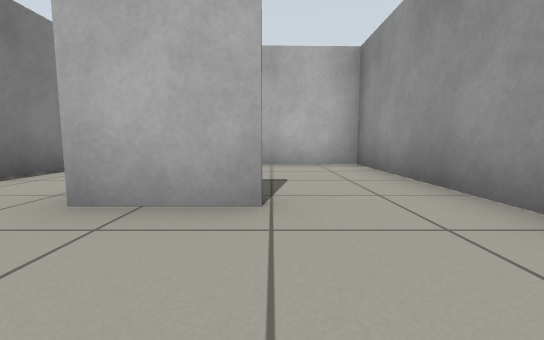
view 1 (above)

19 first-person views from a walk through a Gazebo world. The camera is 0.5 m above the floor, tilts 6° down and sees 90° across. The floor is counted in squares, 1 m on a side. Each view is taken from the middle of a square. On the plan, view 1 faces up. The plan holds only what a view shows up to about 9 squares ahead; the rest is blank.

view 2
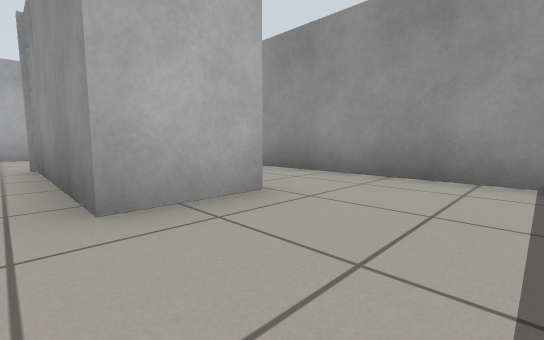

view 3
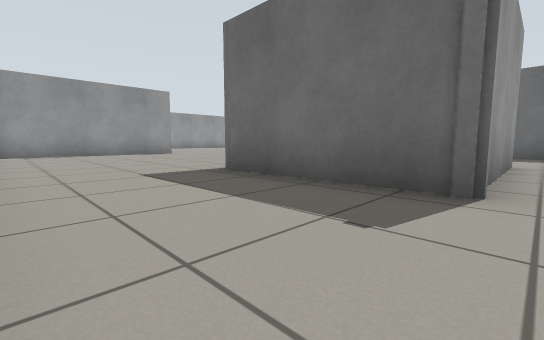

view 4
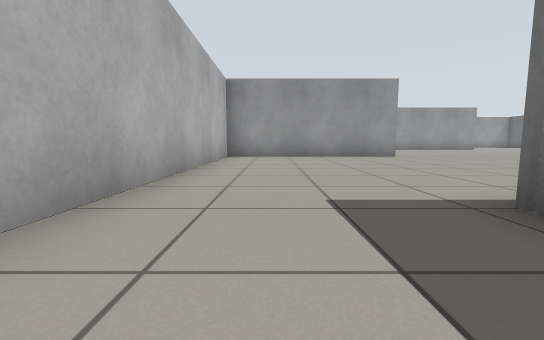

view 5
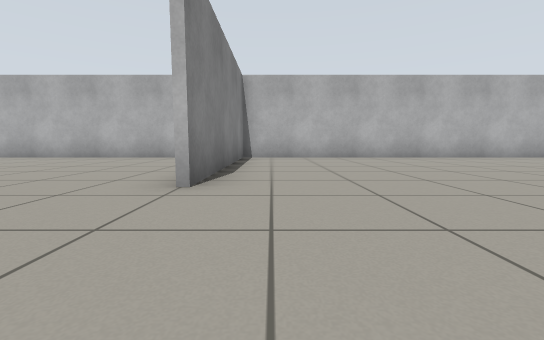

view 6
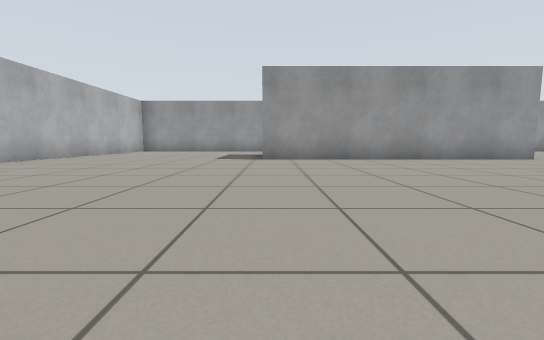

view 7
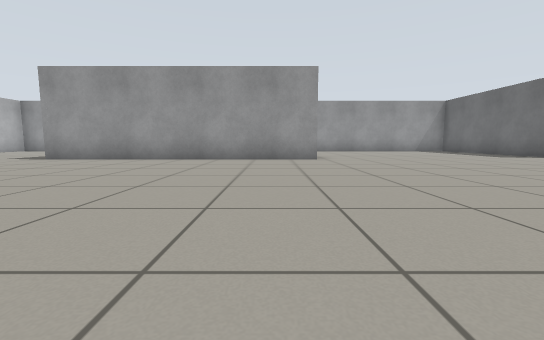

view 8
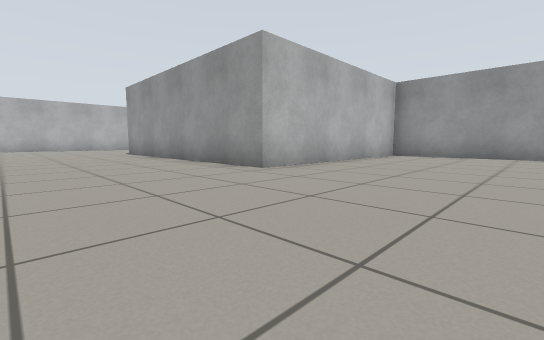

view 9
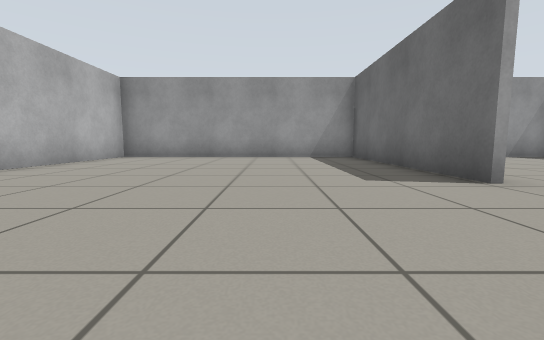

view 10
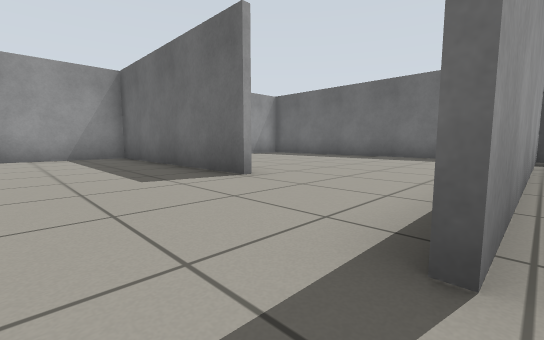

view 11
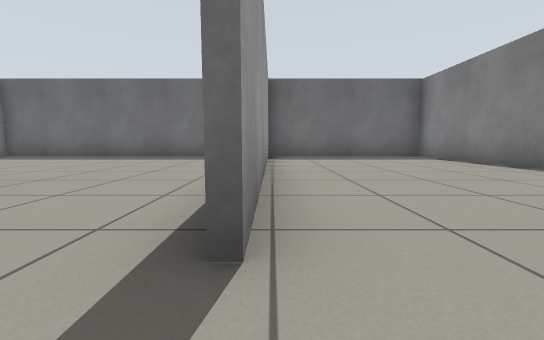

view 12
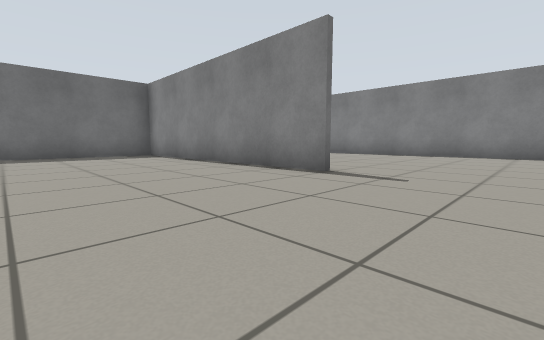

view 13
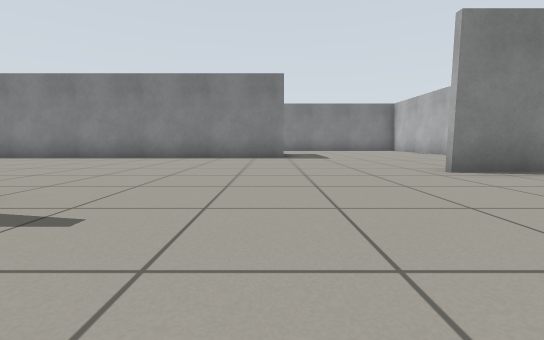

view 14
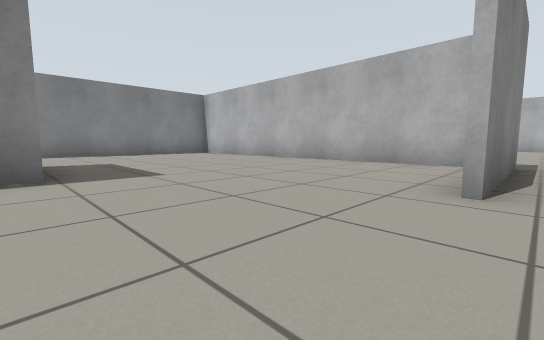

view 15
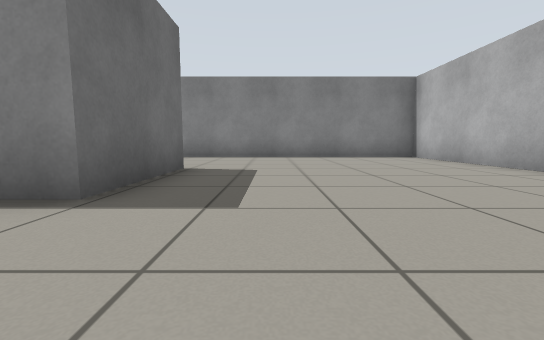

view 16
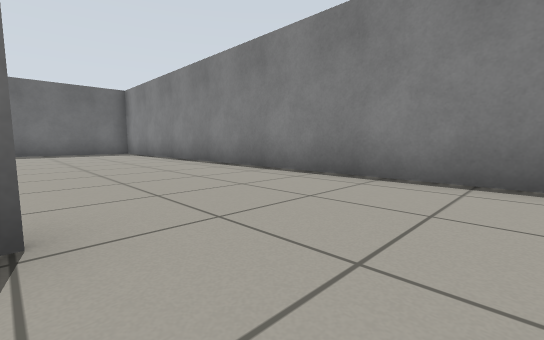

view 17
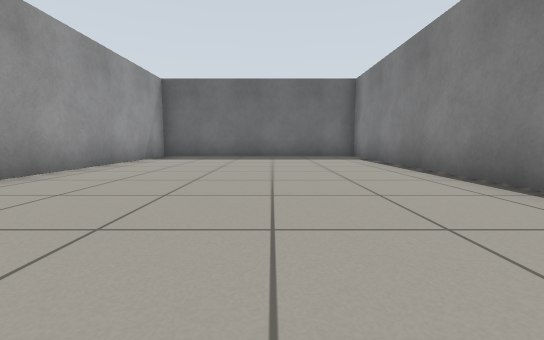

view 18
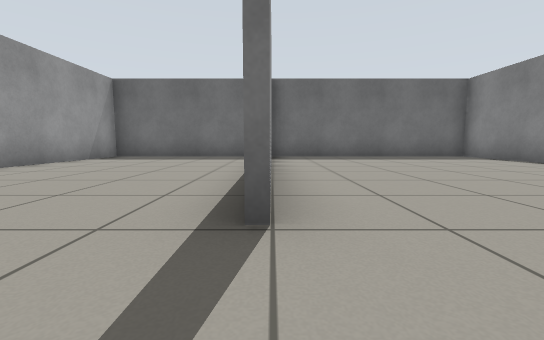

view 19
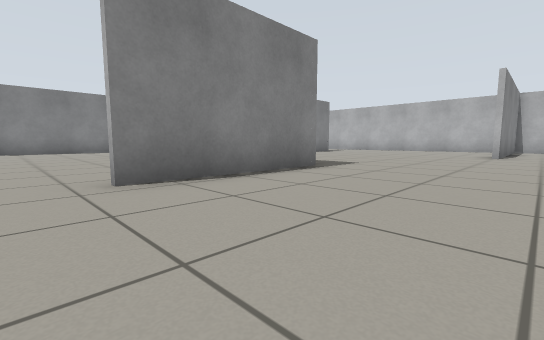

### Floor plan
Points are (right, up) in squares from view 1. A wall is a line through its corners. A room is listed if a view was taken in it or the views show most of it. See-through windows are left out.
Room 1 (view 1)
walls: (1.9, -0.1) (1.9, 6) (-0.3, 5.9)
ways out: opening at (-1, 0.5) to room 2
Room 2 (views 2, 3, 4, 5, 6, 7, 8, 9, 10, 11, 12, 13, 14, 15, 16, 17, 18, 19)
walls: (6.7, -1.3) (6.7, -5.1); (6, -1.5) (-3.7, -1.5) (-3.7, -18) (9, -18); (9.2, -10.5) (9.2, -18) (14.1, -18) (14.1, -10); (8.9, 3.9) (8.9, 9.5); (17.1, -11.6) (22.8, -11.6) (22.8, -4.2) (16.5, -4.2) (16.5, 3.4); (-0.1, -7.6) (2.7, -7.6) (2.7, -18); (0, 2.1) (-1.6, 2.1) (-1.6, 6.1) (2.1, 6.2); (-2, -1.4) (-1.4, -1.4); (9.2, 9.4) (9.2, 3.9); (16.1, -18) (22.8, -18) (22.8, -16.5); (2.5, -18) (2.5, -12.5); (18.5, 9.5) (1.4, 9.5); (-3.7, 4.9) (-3.7, 3.6); (-1.4, 9.5) (-2, 9.5)
ways out: opening at (-1, 0.5) to room 1

Where each view was taken, in squares from view 1:
view 1: 0 up, 0 right, facing up
view 2: 0 up, 2 left, facing up-right
view 3: 9 up, 2 left, facing down-right
view 4: 8 up, 0 right, facing right
view 5: 1 up, 10 right, facing up
view 6: 3 up, 9 right, facing right
view 7: 3 down, 9 right, facing right
view 8: 8 down, 13 right, facing up-right
view 9: 9 down, 14 right, facing right
view 10: 9 down, 14 right, facing down-right
view 11: 9 down, 14 right, facing down
view 12: 8 down, 13 right, facing down-left
view 13: 8 down, 11 right, facing left
view 14: 8 down, 7 right, facing up-left
view 15: 6 down, 5 right, facing left
view 16: 6 down, 0 right, facing down-left
view 17: 9 down, 1 left, facing down
view 18: 9 down, 9 right, facing down
view 19: 6 down, 10 right, facing up-left
